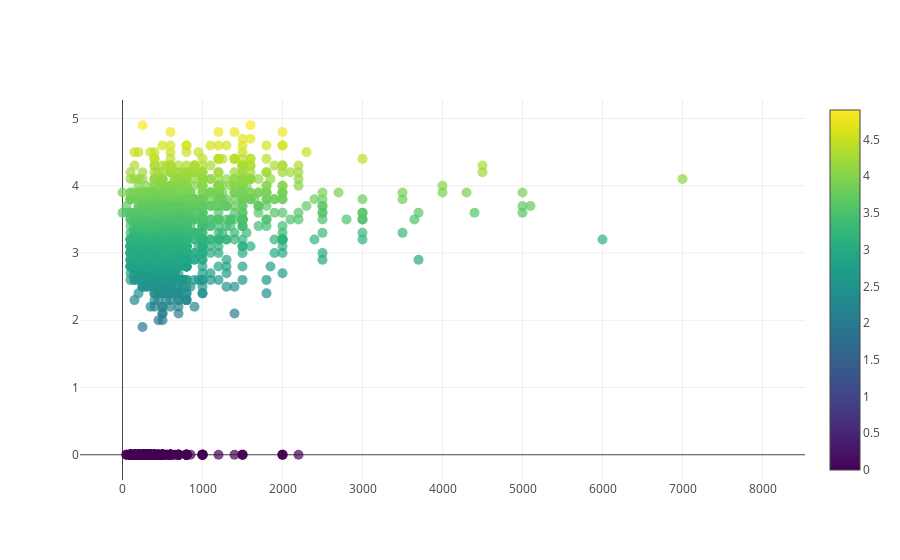

Notebook code cell kept with this figure:
### Code cell
data_india['Text'] = data_india['Restaurant Name'] + "<br>" + data_india['Locality Verbose']
data = [
    go.Scatter(x = data_india['Average Cost for two'],
              y = data_india['Aggregate rating'],
               text = data_india['Text'],
              mode = "markers",
               marker = dict(opacity = 0.7,
                            size = 10,
                            color = data_india['Aggregate rating'], #Set color equalivant to rating
                            colorscale= 'Viridis',
                            showscale=True,
                             maxdisplayed=2500,
                            ),
                hoverinfo="text+x+y",
              )
]
iplot(data)

### Figure 1 — Plotly figure (JSON) as saved in the notebook; plotly's stock layout.template omitted (floating-point values rounded to 4 significant figures; data arrays with more than 128 entries replaced by an {"elided": "..."} marker saying what was removed)
{"data": [{"hoverinfo": "text+x+y", "marker": {"color": {"elided": "8652 float values"}, "colorscale": "Viridis", "maxdisplayed": 2500, "opacity": 0.7, "showscale": true, "size": 10}, "mode": "markers", "text": {"elided": "8652 str values"}, "type": "scatter", "x": {"elided": "8652 int values"}, "y": {"elided": "8652 float values"}}], "layout": {}}
